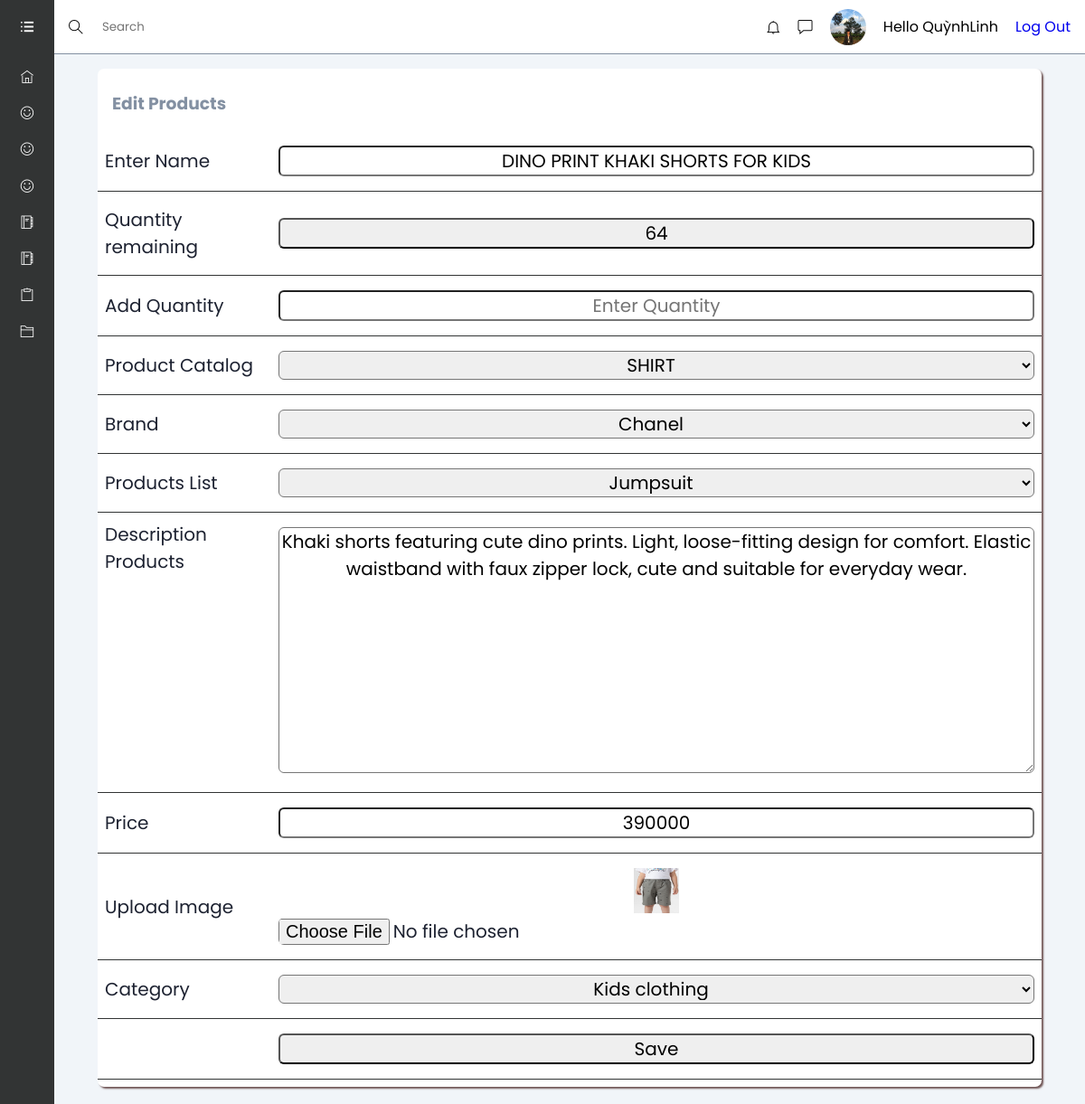
Before: /admin/productedit.php?productId=103 (signed in) with the older database file.
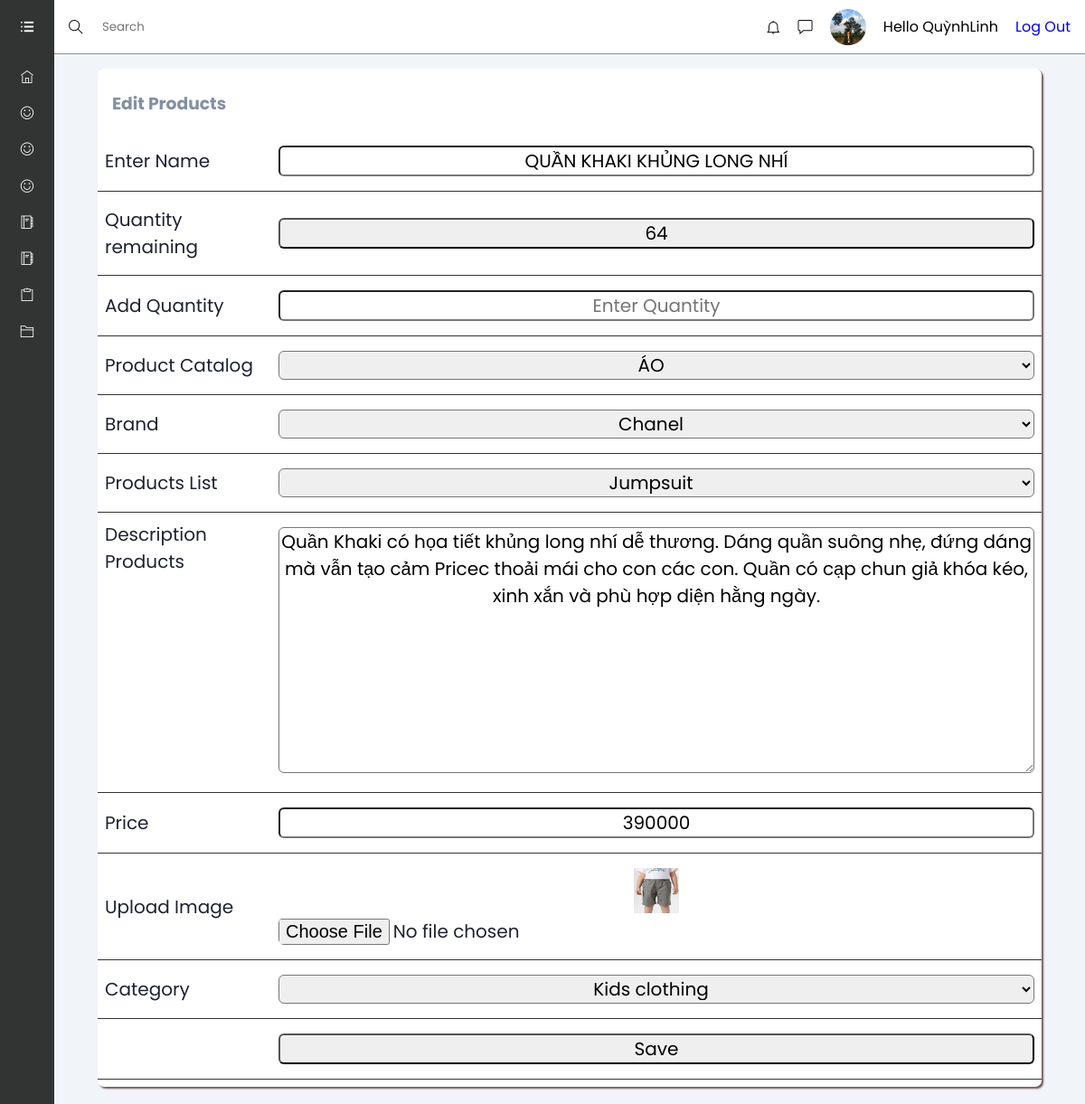
After: the same page with the newer database file.
### tables this page shows
CREATE TABLE `product` (
  `productId` int(100) NOT NULL,
  `productName` tinytext NOT NULL,
  `catId` int(110) NOT NULL,
  `brandId` int(110) NOT NULL,
  `product_desc` text NOT NULL,
  `type` int(11) NOT NULL,
  `price` bigint(255) NOT NULL,
  `image` varchar(255) NOT NULL,
  `typeProductId` int(100) NOT NULL,
  `quantity` bigint(20) NOT NULL
);

CREATE TABLE `category` (
  `catId` int(11) NOT NULL,
  `catName` varchar(255) NOT NULL
);

CREATE TABLE `brand` (
  `brandId` int(11) NOT NULL,
  `brandName` varchar(255) NOT NULL
);

CREATE TABLE `type_product` (
  `typeProductID` int(100) NOT NULL,
  `typeProductName` varchar(255) NOT NULL,
  `catID` int(11) NOT NULL
);

### lib/database.php (called while the page is built, shortened)
<?php
    Class Database{
        public $host   = DB_HOST;
        public $user   = DB_USER;
        public $pass   = DB_PASS;
        public $dbname = DB_NAME;
        public $link;
        private function connectDB(){
        $this->link = new mysqli($this->host, $this->user, $this->pass,
            $this->dbname);
        }
        public function select($query){
            $result = $this->link->query($query) or
            die($this->link->error.__LINE__);
            if($result->num_rows > 0){
                return $result;
            } else {
                return false;
            }
        }
}

### classses/product.php (called while the page is built, shortened)
<?php
$filepath = realpath(dirname(__FILE__));
include_once($filepath . '/../lib/database.php');
?>
<?php
class product
{
    private $db;
    public function __construct()
    {
        $this->db = new Database();
    }
    public function getproductbyId($id)
    {
        $query = "SELECT * FROM product where productId = '$id'";
        $result = $this->db->select($query);
        return $result;
    }
}
?>

### classses/category.php (called while the page is built, shortened)
<?php
    $filepath = realpath(dirname(__FILE__));
    include_once($filepath.'/../lib/database.php');
?>
<?php
    class category
    {
        private $db;
        public function __construct()
        {
            $this->db = new Database();
        }
        public function show_category()
        {
            $query = "SELECT * FROM category order by catId desc";
            $result = $this->db->select($query);
            return $result;
        }
    }
?>

### classses/brand.php (called while the page is built, shortened)
<?php
     $filepath = realpath(dirname(__FILE__));
     include_once($filepath.'/../lib/database.php');
?>
<?php
    class brand
    {
        private $db;
        public function __construct()
        {
            $this->db = new Database();
        }
        public function show_brand()
        {
            $query = "SELECT * FROM brand order by brandId desc";
            $result = $this->db->select($query);
            return $result;
        }
    }
?>

### classses/typeProduct.php (called while the page is built, shortened)
<?php
    $filepath = realpath(dirname(__FILE__));
    include_once($filepath.'/../lib/database.php');
?>
<?php
    class typeProduct
    {
        private $db;
        public function __construct()
        {
            $this->db = new Database();
        }
        public function show_type_product()
        {
            $query = "SELECT t_pd.* , cat.catName
                FROM type_product AS t_pd INNER JOIN category AS cat ON t_pd.catID =cat.catId
                order by t_pd.typeProductID  desc";
            $result = $this->db->select($query);
            return $result;
        }
    }
?>

### admin/productedit.php (the view, shortened to what the changed rows need)
<!DOCTYPE html>
<html lang="en">
<head>
    <link rel="stylesheet" href="assets/font/themify-icons/themify-icons.css">
    <link rel="stylesheet" href="assets/css/sp.css">
</head>
<?php include '../classses/brand.php';?>
<?php include '../classses/category.php';?>
<?php include '../classses/product.php';?>
<?php include '../classses/typeProduct.php';?>
<?php
    $product = new product();
    if(isset($_GET['productId']) && $_GET['productId']!=NULL){
        $id = $_GET['productId'];
    } else {
        $id = $_GET['productId'];
    }
?>
<body>
    <div class="main-content">
        <?php include './inc/header.php' ?>
        <main>
            <section class="recent">
            <div class="activity-grid">
                <div class="activity-card">
            <?php
                $get_product_id = $product->getproductbyId($id);
                if ($get_product_id) {
                    while ($result_product = $get_product_id->fetch_assoc()) {
            ?>
            <form action="" method="post" enctype="multipart/form-data">
            <table class="form">
                <tr>
                    <td class="form_title">
                        <label>Enter Name</label>
                    </td>
                    <td>
                        <input type="text" name="productName" value="<?php echo $result_product['productName'] ?>" placeholder="Nhập Product name" class="medium" />
                    </td>
                </tr>
                <tr>
                    <td class="form_title">
                        <label>Quantity remaining</label>
                    </td>
                    <td>
                        <input type="button" name="productQuantity" value="<?php echo $result_product['quantity'] ?>" placeholder="Enter Quantity" class="medium" />
                    </td>
                </tr>
                <tr>
                    <td class="form_title">
                        <label>Add Quantity</label>
                    </td>
                    <td>
                        <input type="text" name="addQuantity" value="" placeholder="Enter Quantity" class="medium" />
                    </td>
                </tr>
				<tr>
                    <td class="form_title">
                        <label>Product Catalog</label>
                    </td>
                    <td>
                        <select id="select" name="category">
                            <?php
                                $cat = new category();
                                $catlist = $cat ->show_category();
                                if ($catlist) {
                                    while ($result = $catlist ->fetch_assoc()) {
                            ?>
                            <option
                            <?php
                                if ($result['catId'] == $result_product['catId']) {
                                    echo 'selected';
                                }
                            ?>
                            value="<?php echo $result['catId'] ?>"><?php echo $result["catName"] ?></option>
                            <?php
                                    }
                                }
                            ?>
                        </select>
                    </td>
                </tr>
				<tr>
                    <td class="form_title">
                        <label>Brand</label>
                    </td>
                    <td>
                        <select id="select" name="brand">
                            <?php
                                $brand = new brand();
                                $brandlist = $brand ->show_brand();
                                if ($brandlist) {
                                    while ($result = $brandlist ->fetch_assoc()) {
                            ?>
                            <option
                            <?php
                                if ($result['brandId'] == $result_product['brandId']) {
                                    echo 'selected';
                                }
                            ?>
                            value="<?php echo $result['brandId'] ?>"><?php echo $result["brandName"] ?></option>
                            <?php
                                    }
                                }
                            ?>
                        </select>
                    </td>
                </tr>
                <tr>
                    <td class="form_title">
                        <label>Products List</label>
                    </td>
                    <td>
                        <select id="select" name="typeProduct">
                            <?php
                                $typeProduct = new typeProduct();
                                $typeProductlist = $typeProduct ->show_type_product();
                                if ($typeProductlist) {
                                    while ($result = $typeProductlist ->fetch_assoc()) {
                            ?>
                            <option
                            <?php
                                if ($result['typeProductID'] == $result_product['typeProductId']) {
                                    echo 'selected';
                                }
                            ?>
                            value="<?php echo $result['typeProductID'] ?>"><?php echo $result["typeProductName"] ?></option>
                            <?php
                                    }
                                }
                            ?>
                        </select>
                    </td>
                </tr>
				 <tr>
                    <td class="form_title" style="vertical-align: top; padding-top: 9px;">
                        <label>Description Products</label>
                    </td>
                    <td>
                        <textarea rows="9" cols="70" name="product_desc" class="tinymce"><?php echo $result_product['product_desc'] ?></textarea>
                    </td>
                </tr>
				<tr>
                    <td class="form_title">
                        <label>Price</label>
                    </td>
                    <td>
                        <input type="text" name="price" value="<?php echo $result_product['price'] ?>" placeholder="Enter Price" class="medium" />
                    </td>
                </tr>
                <tr>
                    <td class="form_title">
                        <label>Upload Image</label>
                    </td>
                    <td>
                        <img src="upload/<?php echo $result_product['image'] ?>" style="width: 50px; height: 50px;" ><br>
                        <input type="file" name="image" />
                    </td>
                </tr>
				<tr>
                    <td class="form_title">
                        <label>Category</label>
                    </td>
                    <td>
                        <select id="select" name="type">
                            <?php
                                if($result_product['type']==0) {
                            ?>
                                <option selected value="0">Mens clothing</option>
                                <option value="1">Womens clothing</option>
                                <option value="2">Kids clothing</option>
                            <?php
                                }else if($result_product['type']==1){
                            ?>
                                <option value="0">Mens clothing</option>
                                <option selected value="1">Womens clothing</option>
                                <option value="2">Kids clothing</option>
                            <?php
                                }else if($result_product['type']==2){
                            ?>
                                <option selected value="2">Kids clothing</option>
                            <?php
                                }
                            ?>
                        </select>
                    </td>
                </tr>
				<tr>
                    <td></td>
                    <td>
                        <input type="submit" name="submit" Value="Save" />
                    </td>
                </tr>
            </table>
            </form>
            <?php
                }
            }
            ?>
            </div>
            </div>
            </section>
        </main>
    </div>
</body>
</html>

Changed rows visible on the page:
changed product "Kids clothing": productName "DINO PRINT KHAKI SHORTS FOR KIDS" → "QUẦN KHAKI KHỦNG LONG NHÍ"; category "SHIRT" → "ÁO"; product_desc "Khaki shorts featuring cute dino prints. Light, loose-fitting design for comfort. Elastic waistband with faux zipper lock, cute and suitable for everyday wear." → "Quần Khaki có họa tiết khủng long nhí dễ thương. Dáng quần suông nhẹ, đứng dáng mà vẫn tạo cảm Pricec thoải mái cho con các con. Quần có cạp chun giả khóa kéo, xinh xắn và phù hợp diện hằng ngày."
